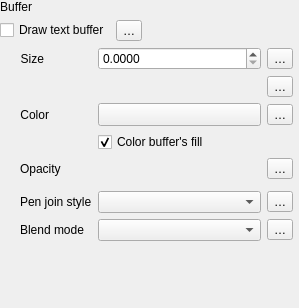
                    <widget class="QWidget" name="scrollAreaWidgetContents_3">
                     <property name="geometry">
                      <rect>
                       <x>0</x>
                       <y>0</y>
                       <width>299</width>
                       <height>308</height>
                      </rect>
                     </property>
                     <layout class="QVBoxLayout" name="verticalLayout_12">
                      <property name="leftMargin">
                       <number>0</number>
                      </property>
                      <property name="topMargin">
                       <number>0</number>
                      </property>
                      <property name="rightMargin">
                       <number>6</number>
                      </property>
                      <property name="bottomMargin">
                       <number>0</number>
                      </property>
                      <item>
                       <layout class="QGridLayout" name="gridLayout_36">
                        <item row="1" column="1">
                         <widget class="QgsPropertyOverrideButton" name="mBufferDrawDDBtn">
                          <property name="text">
                           <string>…</string>
                          </property>
                         </widget>
                        </item>
                        <item row="1" column="0">
                         <widget class="QCheckBox" name="mBufferDrawChkBx">
                          <property name="sizePolicy">
                           <sizepolicy hsizetype="Maximum" vsizetype="Fixed">
                            <horstretch>0</horstretch>
                            <verstretch>0</verstretch>
                           </sizepolicy>
                          </property>
                          <property name="text">
                           <string>Draw text buffer</string>
                          </property>
                         </widget>
                        </item>
                        <item row="1" column="2">
                         <spacer name="horizontalSpacer_13">
                          <property name="orientation">
                           <enum>Qt::Horizontal</enum>
                          </property>
                          <property name="sizeHint" stdset="0">
                           <size>
                            <width>0</width>
                            <height>20</height>
                           </size>
                          </property>
                         </spacer>
                        </item>
                        <item row="2" column="0" colspan="3">
                         <widget class="QFrame" name="mBufferFrame">
                          <layout class="QGridLayout" name="gridLayout_12">
                           <property name="leftMargin">
                            <number>20</number>
                           </property>
                           <property name="topMargin">
                            <number>0</number>
                           </property>
                           <property name="rightMargin">
                            <number>0</number>
                           </property>
                           <property name="bottomMargin">
                            <number>0</number>
                           </property>
                           <item row="2" column="2">
                            <widget class="QgsPropertyOverrideButton" name="mBufferColorDDBtn">
                             <property name="text">
                              <string>…</string>
                             </property>
                            </widget>
                           </item>
                           <item row="7" column="2">
                            <widget class="QgsPropertyOverrideButton" name="mBufferBlendModeDDBtn">
                             <property name="text">
                              <string>…</string>
                             </property>
                            </widget>
                           </item>
                           <item row="0" column="2">
                            <widget class="QgsPropertyOverrideButton" name="mBufferSizeDDBtn">
                             <property name="text">
                              <string>…</string>
                             </property>
                            </widget>
                           </item>
                           <item row="5" column="1">
                            <widget class="QFrame" name="frame_5">
                             <property name="sizePolicy">
                              <sizepolicy hsizetype="Preferred" vsizetype="Maximum">
                               <horstretch>0</horstretch>
                               <verstretch>0</verstretch>
                              </sizepolicy>
                             </property>
                             <layout class="QHBoxLayout" name="horizontalLayout_10">
                              <property name="leftMargin">
                               <number>0</number>
                              </property>
                              <property name="topMargin">
                               <number>0</number>
                              </property>
                              <property name="rightMargin">
                               <number>0</number>
                              </property>
                              <property name="bottomMargin">
                               <number>0</number>
                              </property>
                             </layout>
                            </widget>
                           </item>
                           <item row="7" column="0">
                            <widget class="QLabel" name="labelBufferBlend">
                             <property name="text">
                              <string>Blend mode</string>
                             </property>
                            </widget>
                           </item>
                           <item row="2" column="1">
                            <widget class="QgsColorButton" name="btnBufferColor">
                             <property name="sizePolicy">
                              <sizepolicy hsizetype="Expanding" vsizetype="Fixed">
                               <horstretch>0</horstretch>
                               <verstretch>0</verstretch>
                              </sizepolicy>
                             </property>
                             <property name="maximumSize">
                              <size>
                               <width>16777215</width>
                               <height>16777215</height>
                              </size>
                             </property>
                             <property name="text">
                              <string/>
                             </property>
                            </widget>
                           </item>
                           <item row="6" column="0">
                            <widget class="QLabel" name="label_5">
                             <property name="text">
                              <string>Pen join style</string>
                             </property>
                            </widget>
                           </item>
                           <item row="8" column="0" colspan="3">
                            <widget class="QgsEffectStackCompactWidget" name="mBufferEffectWidget" native="true"/>
                           </item>
                           <item row="7" column="1">
                            <widget class="QgsBlendModeComboBox" name="comboBufferBlendMode"/>
                           </item>
                           <item row="3" column="1">
                            <widget class="QCheckBox" name="mBufferTranspFillChbx">
                             <property name="text">
                              <string>Color buffer's fill</string>
                             </property>
                             <property name="checked">
                              <bool>true</bool>
                             </property>
                            </widget>
                           </item>
                           <item row="0" column="0">
                            <widget class="QLabel" name="label_31">
                             <property name="sizePolicy">
                              <sizepolicy hsizetype="Maximum" vsizetype="Preferred">
                               <horstretch>0</horstretch>
                               <verstretch>0</verstretch>
                              </sizepolicy>
                             </property>
                             <property name="text">
                              <string>Size</string>
                             </property>
                             <property name="alignment">
                              <set>Qt::AlignRight|Qt::AlignTrailing|Qt::AlignVCenter</set>
                             </property>
                            </widget>
                           </item>
                           <item row="1" column="1">
                            <widget class="QgsUnitSelectionWidget" name="mBufferUnitWidget" native="true">
                             <property name="focusPolicy">
                              <enum>Qt::StrongFocus</enum>
                             </property>
                            </widget>
                           </item>
                           <item row="6" column="2">
                            <widget class="QgsPropertyOverrideButton" name="mBufferJoinStyleDDBtn">
                             <property name="text">
                              <string>…</string>
                             </property>
                            </widget>
                           </item>
                           <item row="6" column="1">
                            <widget class="QgsPenJoinStyleComboBox" name="mBufferJoinStyleComboBox">
                             <property name="sizePolicy">
                              <sizepolicy hsizetype="Expanding" vsizetype="Fixed">
                               <horstretch>0</horstretch>
                               <verstretch>0</verstretch>
                              </sizepolicy>
                             </property>
                            </widget>
                           </item>
                           <item row="1" column="2">
                            <widget class="QgsPropertyOverrideButton" name="mBufferUnitsDDBtn">
                             <property name="text">
                              <string>…</string>
                             </property>
                            </widget>
                           </item>
                           <item row="2" column="0">
                            <widget class="QLabel" name="label_32">
                             <property name="sizePolicy">
                              <sizepolicy hsizetype="Maximum" vsizetype="Preferred">
                               <horstretch>0</horstretch>
                               <verstretch>0</verstretch>
                              </sizepolicy>
                             </property>
                             <property name="text">
                              <string>Color</string>
                             </property>
                             <property name="alignment">
                              <set>Qt::AlignRight|Qt::AlignTrailing|Qt::AlignVCenter</set>
                             </property>
                            </widget>
                           </item>
                           <item row="0" column="1">
                            <widget class="QgsDoubleSpinBox" name="spinBufferSize">
                             <property name="sizePolicy">
                              <sizepolicy hsizetype="Expanding" vsizetype="Fixed">
                               <horstretch>0</horstretch>
                               <verstretch>0</verstretch>
                              </sizepolicy>
                             </property>
                             <property name="minimumSize">
                              <size>
                               <width>0</width>
                               <height>0</height>
                              </size>
                             </property>
                             <property name="suffix">
                              <string/>
                             </property>
                             <property name="decimals">
                              <number>4</number>
                             </property>
                             <property name="maximum">
                              <double>999999999.000000000000000</double>
                             </property>
                             <property name="singleStep">
                              <double>0.100000000000000</double>
                             </property>
                             <property name="showClearButton" stdset="0">
                              <bool>false</bool>
                             </property>
                            </widget>
                           </item>
                           <item row="4" column="1">
                            <widget class="QgsOpacityWidget" name="mBufferOpacityWidget" native="true">
                             <property name="focusPolicy">
                              <enum>Qt::StrongFocus</enum>
                             </property>
                            </widget>
                           </item>
                           <item row="4" column="2">
                            <widget class="QgsPropertyOverrideButton" name="mBufferOpacityDDBtn">
                             <property name="text">
                              <string>…</string>
                             </property>
                            </widget>
                           </item>
                           <item row="4" column="0">
                            <widget class="QLabel" name="mBufferTranspLabel_2">
                             <property name="enabled">
                              <bool>true</bool>
                             </property>
                             <property name="text">
                              <string>Opacity</string>
                             </property>
                            </widget>
                           </item>
                          </layout>
                         </widget>
                        </item>
                        <item row="0" column="0" colspan="2">
                         <widget class="QLabel" name="label_37">
                          <property name="sizePolicy">
                           <sizepolicy hsizetype="Maximum" vsizetype="Preferred">
                            <horstretch>0</horstretch>
                            <verstretch>0</verstretch>
                           </sizepolicy>
                          </property>
                          <property name="text">
                           <string>Buffer</string>
                          </property>
                          <property name="alignment">
                           <set>Qt::AlignRight|Qt::AlignTrailing|Qt::AlignVCenter</set>
                          </property>
                         </widget>
                        </item>
                       </layout>
                      </item>
                      <item>
                       <spacer name="verticalSpacer">
                        <property name="orientation">
                         <enum>Qt::Vertical</enum>
                        </property>
                        <property name="sizeHint" stdset="0">
                         <size>
                          <width>20</width>
                          <height>0</height>
                         </size>
                        </property>
                       </spacer>
                      </item>
                     </layout>
                    </widget>
